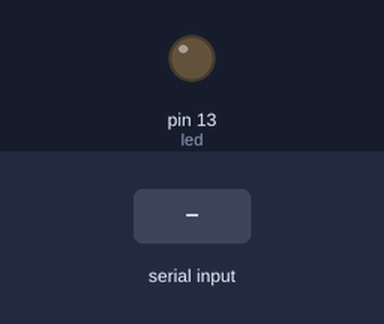
Recording of a sketch running on a simulated Arduino Uno, built with avr-gcc and run on an emulated ATmega328P. On the bench: output pins drawn as LEDs (lit = HIGH). The test bench sets the inputs (shaded band).

Above: at 1.2 s.
1.3 s: "on" received over Serial
At 1.8 s:
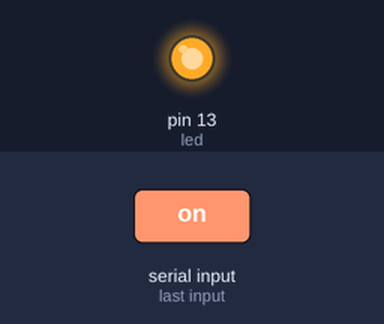
2.8 s: "off" received over Serial
At 3.2 s:
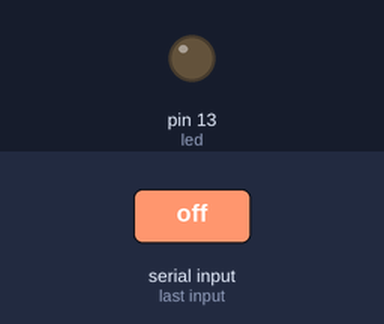
Timing chart, 0 to 5.8 s (numbered marks = the images above; inputs shaded):
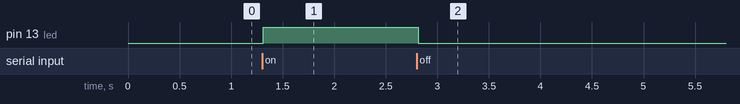

The sketch:

LED_Controlled_By_Serial_Monitor.ino
```cpp
int led = 13; // Pin 13

void setup()
{
    pinMode(led, OUTPUT); // Set pin 13 as digital out

    // Start up serial connection
    Serial.begin(9600); // baud rate
    Serial.flush();
}

void loop()
{
    String input = "";

    // Read any serial input
    while (Serial.available() > 0)
    {
        input += (char) Serial.read(); // Read in one char at a time
        delay(5); // Delay for 5 ms so the next char has time to be received
    }

    if (input == "on")
    {
        digitalWrite(led, HIGH); // on
    }
    else if (input == "off")
    {
        digitalWrite(led, LOW); // off
    }
}
```

Measured:
- after the input at 1.3 s, pin 13 (led): LOW → HIGH at once
- after the input at 2.8 s, pin 13 (led): HIGH → LOW at once
